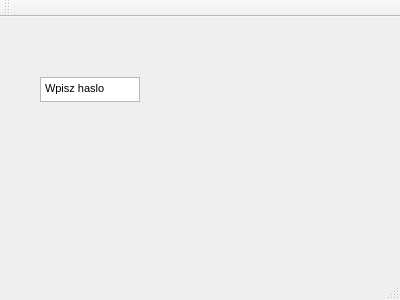
<?xml version="1.0" encoding="UTF-8"?>
<ui version="4.0">
 <class>SafePC</class>
 <widget class="QMainWindow" name="SafePC">
  <property name="geometry">
   <rect>
    <x>0</x>
    <y>0</y>
    <width>400</width>
    <height>300</height>
   </rect>
  </property>
  <property name="windowTitle">
   <string>MainWindow</string>
  </property>
  <widget class="QWidget" name="centralWidget">
   <widget class="QTextEdit" name="textEdit">
    <property name="geometry">
     <rect>
      <x>40</x>
      <y>60</y>
      <width>100</width>
      <height>25</height>
     </rect>
    </property>
    <property name="html">
     <string>&lt;!DOCTYPE HTML PUBLIC &quot;-//W3C//DTD HTML 4.0//EN&quot; &quot;http://www.w3.org/TR/REC-html40/strict.dtd&quot;&gt;
&lt;html&gt;&lt;head&gt;&lt;meta name=&quot;qrichtext&quot; content=&quot;1&quot; /&gt;&lt;style type=&quot;text/css&quot;&gt;
p, li { white-space: pre-wrap; }
&lt;/style&gt;&lt;/head&gt;&lt;body style=&quot; font-family:'MS Shell Dlg 2'; font-size:8.25pt; font-weight:400; font-style:normal;&quot;&gt;
&lt;p style=&quot; margin-top:0px; margin-bottom:0px; margin-left:0px; margin-right:0px; -qt-block-indent:0; text-indent:0px;&quot;&gt;Wpisz haslo&lt;/p&gt;&lt;/body&gt;&lt;/html&gt;</string>
    </property>
    <property name="tabStopWidth">
     <number>80</number>
    </property>
    <property name="acceptRichText">
     <bool>false</bool>
    </property>
   </widget>
  </widget>
  <widget class="QToolBar" name="mainToolBar">
   <attribute name="toolBarArea">
    <enum>TopToolBarArea</enum>
   </attribute>
   <attribute name="toolBarBreak">
    <bool>false</bool>
   </attribute>
  </widget>
  <widget class="QStatusBar" name="statusBar"/>
 </widget>
 <layoutdefault spacing="6" margin="11"/>
 <resources/>
 <connections/>
</ui>
